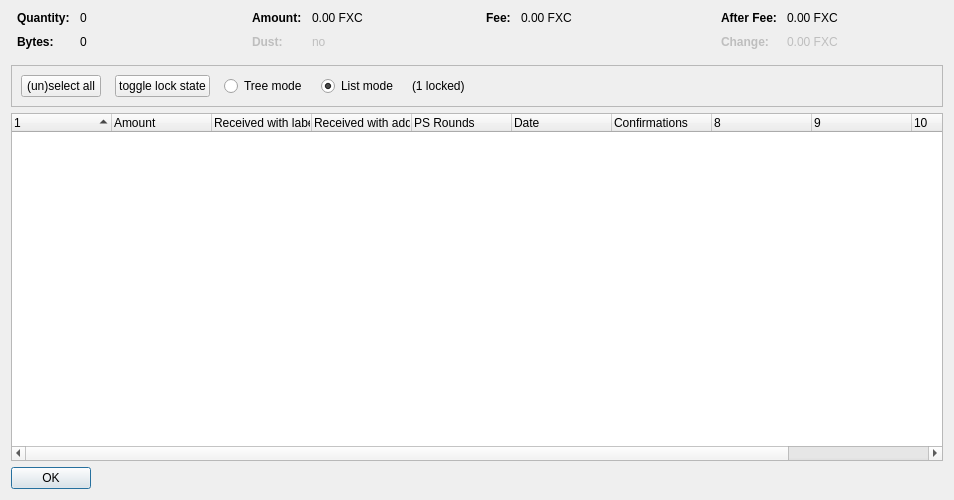
<?xml version="1.0" encoding="UTF-8"?>
<ui version="4.0">
 <class>CoinControlDialog</class>
 <widget class="QDialog" name="CoinControlDialog">
  <property name="geometry">
   <rect>
    <x>0</x>
    <y>0</y>
    <width>954</width>
    <height>500</height>
   </rect>
  </property>
  <property name="windowTitle">
   <string>Coin Selection</string>
  </property>
  <layout class="QVBoxLayout" name="verticalLayout">
   <item>
    <layout class="QHBoxLayout" name="horizontalLayoutTop" stretch="0,0,0,0">
     <property name="topMargin">
      <number>0</number>
     </property>
     <property name="bottomMargin">
      <number>10</number>
     </property>
     <item>
      <layout class="QFormLayout" name="formLayoutCoinControl1">
       <property name="horizontalSpacing">
        <number>10</number>
       </property>
       <property name="verticalSpacing">
        <number>10</number>
       </property>
       <property name="leftMargin">
        <number>6</number>
       </property>
       <property name="rightMargin">
        <number>6</number>
       </property>
       <item row="0" column="0">
        <widget class="QLabel" name="labelCoinControlQuantityText">
         <property name="font">
          <font>
           <weight>75</weight>
           <bold>true</bold>
          </font>
         </property>
         <property name="text">
          <string>Quantity:</string>
         </property>
        </widget>
       </item>
       <item row="0" column="1">
        <widget class="QLabel" name="labelCoinControlQuantity">
         <property name="cursor">
          <cursorShape>IBeamCursor</cursorShape>
         </property>
         <property name="contextMenuPolicy">
          <enum>Qt::ActionsContextMenu</enum>
         </property>
         <property name="text">
          <string notr="true">0</string>
         </property>
         <property name="textInteractionFlags">
          <set>Qt::LinksAccessibleByMouse|Qt::TextSelectableByKeyboard|Qt::TextSelectableByMouse</set>
         </property>
        </widget>
       </item>
       <item row="1" column="0">
        <widget class="QLabel" name="labelCoinControlBytesText">
         <property name="font">
          <font>
           <weight>75</weight>
           <bold>true</bold>
          </font>
         </property>
         <property name="text">
          <string>Bytes:</string>
         </property>
        </widget>
       </item>
       <item row="1" column="1">
        <widget class="QLabel" name="labelCoinControlBytes">
         <property name="cursor">
          <cursorShape>IBeamCursor</cursorShape>
         </property>
         <property name="contextMenuPolicy">
          <enum>Qt::ActionsContextMenu</enum>
         </property>
         <property name="text">
          <string notr="true">0</string>
         </property>
         <property name="textInteractionFlags">
          <set>Qt::LinksAccessibleByMouse|Qt::TextSelectableByKeyboard|Qt::TextSelectableByMouse</set>
         </property>
        </widget>
       </item>
      </layout>
     </item>
     <item>
      <layout class="QFormLayout" name="formLayoutCoinControl2">
       <property name="horizontalSpacing">
        <number>10</number>
       </property>
       <property name="verticalSpacing">
        <number>10</number>
       </property>
       <property name="leftMargin">
        <number>6</number>
       </property>
       <property name="rightMargin">
        <number>6</number>
       </property>
       <item row="0" column="0">
        <widget class="QLabel" name="labelCoinControlAmountText">
         <property name="font">
          <font>
           <weight>75</weight>
           <bold>true</bold>
          </font>
         </property>
         <property name="text">
          <string>Amount:</string>
         </property>
        </widget>
       </item>
       <item row="0" column="1">
        <widget class="QLabel" name="labelCoinControlAmount">
         <property name="cursor">
          <cursorShape>IBeamCursor</cursorShape>
         </property>
         <property name="contextMenuPolicy">
          <enum>Qt::ActionsContextMenu</enum>
         </property>
         <property name="text">
          <string notr="true">0.00 FXC</string>
         </property>
         <property name="textInteractionFlags">
          <set>Qt::LinksAccessibleByMouse|Qt::TextSelectableByKeyboard|Qt::TextSelectableByMouse</set>
         </property>
        </widget>
       </item>
       <item row="1" column="0">
        <widget class="QLabel" name="labelCoinControlLowOutputText">
         <property name="enabled">
          <bool>false</bool>
         </property>
         <property name="font">
          <font>
           <weight>75</weight>
           <bold>true</bold>
          </font>
         </property>
         <property name="text">
          <string>Dust:</string>
         </property>
        </widget>
       </item>
       <item row="1" column="1">
        <widget class="QLabel" name="labelCoinControlLowOutput">
         <property name="enabled">
          <bool>false</bool>
         </property>
         <property name="cursor">
          <cursorShape>IBeamCursor</cursorShape>
         </property>
         <property name="contextMenuPolicy">
          <enum>Qt::ActionsContextMenu</enum>
         </property>
         <property name="text">
          <string notr="true">no</string>
         </property>
         <property name="textInteractionFlags">
          <set>Qt::LinksAccessibleByMouse|Qt::TextSelectableByKeyboard|Qt::TextSelectableByMouse</set>
         </property>
        </widget>
       </item>
      </layout>
     </item>
     <item>
      <layout class="QFormLayout" name="formLayoutCoinControl3">
       <property name="horizontalSpacing">
        <number>10</number>
       </property>
       <property name="verticalSpacing">
        <number>10</number>
       </property>
       <property name="leftMargin">
        <number>6</number>
       </property>
       <property name="rightMargin">
        <number>6</number>
       </property>
       <item row="0" column="0">
        <widget class="QLabel" name="labelCoinControlFeeText">
         <property name="font">
          <font>
           <weight>75</weight>
           <bold>true</bold>
          </font>
         </property>
         <property name="text">
          <string>Fee:</string>
         </property>
        </widget>
       </item>
       <item row="0" column="1">
        <widget class="QLabel" name="labelCoinControlFee">
         <property name="cursor">
          <cursorShape>IBeamCursor</cursorShape>
         </property>
         <property name="contextMenuPolicy">
          <enum>Qt::ActionsContextMenu</enum>
         </property>
         <property name="text">
          <string notr="true">0.00 FXC</string>
         </property>
         <property name="textInteractionFlags">
          <set>Qt::LinksAccessibleByMouse|Qt::TextSelectableByKeyboard|Qt::TextSelectableByMouse</set>
         </property>
        </widget>
       </item>
      </layout>
     </item>
     <item>
      <layout class="QFormLayout" name="formLayoutCoinControl4">
       <property name="horizontalSpacing">
        <number>10</number>
       </property>
       <property name="verticalSpacing">
        <number>10</number>
       </property>
       <property name="leftMargin">
        <number>6</number>
       </property>
       <property name="rightMargin">
        <number>6</number>
       </property>
       <item row="0" column="0">
        <widget class="QLabel" name="labelCoinControlAfterFeeText">
         <property name="font">
          <font>
           <weight>75</weight>
           <bold>true</bold>
          </font>
         </property>
         <property name="text">
          <string>After Fee:</string>
         </property>
        </widget>
       </item>
       <item row="0" column="1">
        <widget class="QLabel" name="labelCoinControlAfterFee">
         <property name="cursor">
          <cursorShape>IBeamCursor</cursorShape>
         </property>
         <property name="contextMenuPolicy">
          <enum>Qt::ActionsContextMenu</enum>
         </property>
         <property name="text">
          <string notr="true">0.00 FXC</string>
         </property>
         <property name="textInteractionFlags">
          <set>Qt::LinksAccessibleByMouse|Qt::TextSelectableByKeyboard|Qt::TextSelectableByMouse</set>
         </property>
        </widget>
       </item>
       <item row="1" column="0">
        <widget class="QLabel" name="labelCoinControlChangeText">
         <property name="enabled">
          <bool>false</bool>
         </property>
         <property name="font">
          <font>
           <weight>75</weight>
           <bold>true</bold>
          </font>
         </property>
         <property name="text">
          <string>Change:</string>
         </property>
        </widget>
       </item>
       <item row="1" column="1">
        <widget class="QLabel" name="labelCoinControlChange">
         <property name="enabled">
          <bool>false</bool>
         </property>
         <property name="cursor">
          <cursorShape>IBeamCursor</cursorShape>
         </property>
         <property name="contextMenuPolicy">
          <enum>Qt::ActionsContextMenu</enum>
         </property>
         <property name="text">
          <string notr="true">0.00 FXC</string>
         </property>
         <property name="textInteractionFlags">
          <set>Qt::LinksAccessibleByMouse|Qt::TextSelectableByKeyboard|Qt::TextSelectableByMouse</set>
         </property>
        </widget>
       </item>
      </layout>
     </item>
    </layout>
   </item>
   <item>
    <widget class="QFrame" name="frame">
     <property name="minimumSize">
      <size>
       <width>0</width>
       <height>40</height>
      </size>
     </property>
     <property name="frameShape">
      <enum>QFrame::StyledPanel</enum>
     </property>
     <property name="frameShadow">
      <enum>QFrame::Sunken</enum>
     </property>
     <layout class="QHBoxLayout" name="horizontalLayout">
      <item>
       <layout class="QHBoxLayout" name="horizontalLayoutPanel" stretch="0,0,0,0,0,0">
        <property name="spacing">
         <number>14</number>
        </property>
        <item>
         <widget class="QPushButton" name="pushButtonSelectAll">
          <property name="sizePolicy">
           <sizepolicy hsizetype="Maximum" vsizetype="Fixed">
            <horstretch>0</horstretch>
            <verstretch>0</verstretch>
           </sizepolicy>
          </property>
          <property name="text">
           <string>(un)select all</string>
          </property>
          <property name="autoDefault">
           <bool>false</bool>
          </property>
         </widget>
        </item>
        <item>
         <widget class="QPushButton" name="pushButtonToggleLock">
          <property name="sizePolicy">
           <sizepolicy hsizetype="Maximum" vsizetype="Fixed">
            <horstretch>0</horstretch>
            <verstretch>0</verstretch>
           </sizepolicy>
          </property>
          <property name="text">
           <string>toggle lock state</string>
          </property>
          <property name="autoDefault">
           <bool>false</bool>
          </property>
         </widget>
        </item>
        <item>
         <widget class="QRadioButton" name="radioTreeMode">
          <property name="sizePolicy">
           <sizepolicy hsizetype="Maximum" vsizetype="Fixed">
            <horstretch>0</horstretch>
            <verstretch>0</verstretch>
           </sizepolicy>
          </property>
          <property name="text">
           <string>Tree mode</string>
          </property>
         </widget>
        </item>
        <item>
         <widget class="QRadioButton" name="radioListMode">
          <property name="sizePolicy">
           <sizepolicy hsizetype="Maximum" vsizetype="Fixed">
            <horstretch>0</horstretch>
            <verstretch>0</verstretch>
           </sizepolicy>
          </property>
          <property name="text">
           <string>List mode</string>
          </property>
          <property name="checked">
           <bool>true</bool>
          </property>
         </widget>
        </item>
        <item>
         <widget class="QLabel" name="labelLocked">
          <property name="text">
           <string>(1 locked)</string>
          </property>
         </widget>
        </item>
        <item>
         <spacer name="horizontalSpacer">
          <property name="orientation">
           <enum>Qt::Horizontal</enum>
          </property>
          <property name="sizeHint" stdset="0">
           <size>
            <width>40</width>
            <height>20</height>
           </size>
          </property>
         </spacer>
        </item>
       </layout>
      </item>
     </layout>
    </widget>
   </item>
   <item>
    <widget class="CoinControlTreeWidget" name="treeWidget">
     <property name="contextMenuPolicy">
      <enum>Qt::CustomContextMenu</enum>
     </property>
     <property name="sortingEnabled">
      <bool>false</bool>
     </property>
     <property name="columnCount">
      <number>11</number>
     </property>
     <attribute name="headerShowSortIndicator" stdset="0">
      <bool>true</bool>
     </attribute>
     <attribute name="headerStretchLastSection">
      <bool>false</bool>
     </attribute>
     <column>
      <property name="text">
       <string/>
      </property>
     </column>
     <column>
      <property name="text">
       <string>Amount</string>
      </property>
     </column>
     <column>
      <property name="text">
       <string>Received with label</string>
      </property>
     </column>
     <column>
      <property name="text">
       <string>Received with address</string>
      </property>
     </column>
     <column>
      <property name="text">
       <string>PS Rounds</string>
      </property>
     </column>
     <column>
      <property name="text">
       <string>Date</string>
      </property>
     </column>
     <column>
      <property name="text">
       <string>Confirmations</string>
      </property>
      <property name="toolTip">
       <string>Confirmed</string>
      </property>
     </column>
     <column>
      <property name="text">
       <string/>
      </property>
     </column>
     <column>
      <property name="text">
       <string/>
      </property>
     </column>
     <column>
      <property name="text">
       <string/>
      </property>
     </column>
     <column>
      <property name="text">
       <string/>
      </property>
     </column>
    </widget>
   </item>
   <item>
    <widget class="QDialogButtonBox" name="buttonBox">
     <property name="sizePolicy">
      <sizepolicy hsizetype="Maximum" vsizetype="Fixed">
       <horstretch>0</horstretch>
       <verstretch>0</verstretch>
      </sizepolicy>
     </property>
     <property name="orientation">
      <enum>Qt::Horizontal</enum>
     </property>
     <property name="standardButtons">
      <set>QDialogButtonBox::Ok</set>
     </property>
    </widget>
   </item>
  </layout>
 </widget>
 <customwidgets>
  <customwidget>
   <class>CoinControlTreeWidget</class>
   <extends>QTreeWidget</extends>
   <header>coincontroltreewidget.h</header>
  </customwidget>
 </customwidgets>
 <resources/>
 <connections/>
</ui>
